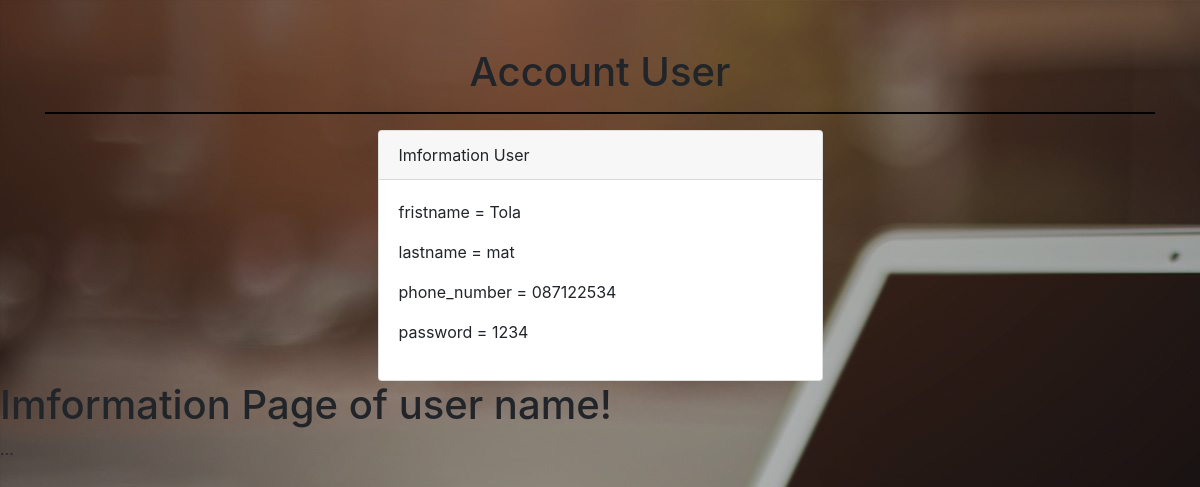
Screenshot of /read.php?id=16 with the database file from the repository.
### tables this page shows
CREATE TABLE `oop_crud` (
  `id` int(11) NOT NULL,
  `fristname` varchar(100) NOT NULL,
  `lastname` varchar(100) NOT NULL,
  `phone_number` varchar(100) NOT NULL,
  `password` varchar(100) NOT NULL
);

### model.php (called while the page is built, shortened)
<?php
	Class Model{
		private $server = "localhost";
		private $username = "root";
		private $password;
		private $db = "heng";
		private $conn;
		public function __construct(){
			try {
				$this->conn = new mysqli($this->server,$this->username,$this->password,$this->db);
			} catch (Exception $e) {
				echo "connection failed" . $e->getMessage();
			}
		}
		public function fetch_single($id){
			$data = null;
			$query = "SELECT * FROM oop_crud WHERE id = '$id'";
			if ($sql = $this->conn->query($query)) {
				while ($row = $sql->fetch_assoc()) {
					$data = $row;
				}
			}
			return $data;
		}
	}
 ?>

### read.php (the view, shortened to what this page needs)
<!doctype html>
<html lang="en">
  <head>
    <link rel="stylesheet" href="https://stackpath.bootstrapcdn.com/bootstrap/4.3.1/css/bootstrap.min.css">
  </head>
  <body>
    <div class="container">
      <div class="row">
        <div class="col-md-12 mt-5">
          <h1 class="text-center">Account User</h1>
          <hr style="height: 1px;color: black;background-color: black;">
        </div>
      </div>
      <div class="row">
        <div class="col-md-5 mx-auto">
          <?php
              include 'model.php';
              $model = new Model();
              $id = $_REQUEST['id'];
              $row = $model->fetch_single($id);
              if(!empty($row)){
          ?>
          <div class="card">
            <div class="card-header">
              Imformation User
            </div>
            <div class="card-body">
              <p>fristname = <?php echo $row['fristname']; ?></p>
              <p>lastname = <?php echo $row['lastname']; ?></p>
              <p>phone_number = <?php echo $row['phone_number']; ?></p>
              <p>password = <?php echo $row['password']; ?></p>
            </div>
          </div>
          <?php
            }else{
            echo "no data";
          }
          ?>
        </div>
      </div>
    </div>
  </body>
</html>

### rows the page displays
oop_crud: fristname "Tola", lastname "mat", phone_number "087122534", password "1234"
